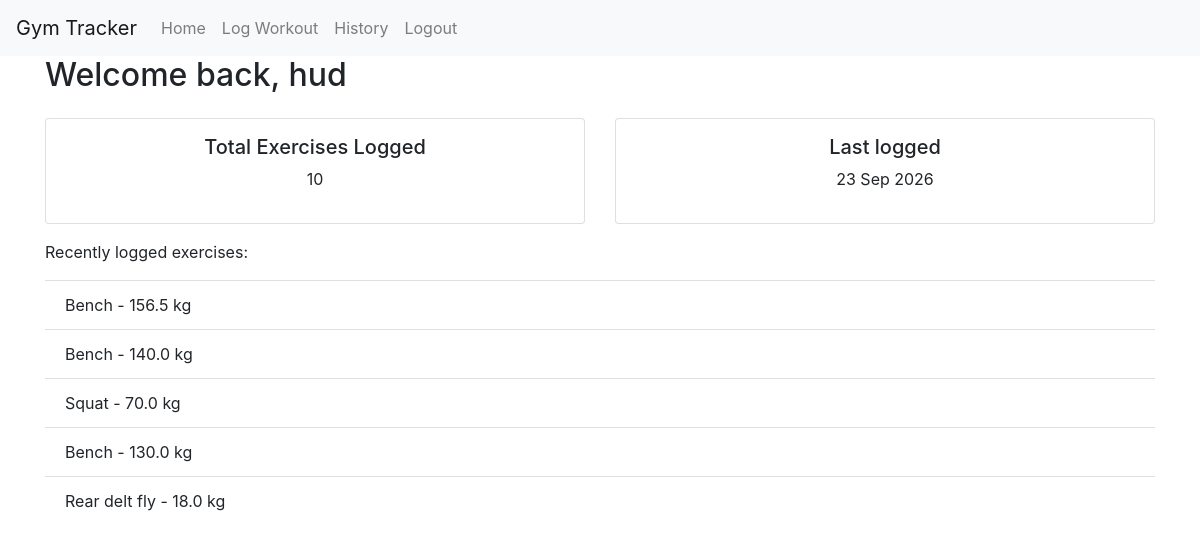
The page / (signed in) on the database its author committed.
### app/models.py (models this page shows, shortened)
class Users(db.Model, UserMixin):
        id = db.Column(db.Integer, primary_key=True)
        username = db.Column(db.String(20), unique=True)
        password = db.Column(db.String(100))

class Workout(db.Model):
      id = db.Column(db.Integer, primary_key=True)
      user_id = db.Column(db.Integer, db.ForeignKey("users.id"))
      exercise_name = db.Column(db.String(100))
      weight = db.Column(db.Float)
      sets = db.Column(db.Integer)
      reps = db.Column(db.Integer)
      date = db.Column(db.Date)

### app/__init__.py (the view)
    @app.route("/")
    def homepage():
        if current_user.is_authenticated:
            recent_workouts = Workout.query.filter_by(user_id=current_user.id).order_by(Workout.date.desc()).limit(5).all()
            total_workouts = Workout.query.filter_by(user_id=current_user.id).count()
            if total_workouts > 0:
                last_logged_date = recent_workouts[0].date.strftime("%d %b %Y")
            else:
                last_logged_date = "No workouts logged"
            return render_template("home.html", workouts=recent_workouts, total = total_workouts, last_logged=last_logged_date)
        return render_template("home.html")

### app/templates/home.html (shortened to what this page needs)
{% extends "base.html" %}
{% block content %}
{% if current_user.is_authenticated %}
<h2>Welcome back, {{current_user.username}} </h2>
<div class="row">
    <div class="col-md-6 mt-3">
        <div class="card text-center p-3">
            <h5>Total Exercises Logged</h5>
            <p class="fs-3">{{ total }} </p>
        </div>
    </div>
    <div class="col-md-6 mt-3">
        <div class="card text-center p-3">
            <h5>Last logged</h5>
            <p class="fs-3">{{ last_logged }}</p>
        </div>
    </div>
</div>
<div class="mt-3">
    <p>Recently logged exercises: </p>
    <ul class="list-group list-group-flush">
    {% for exercise in workouts %}
        <li class="list-group-item"> {{ exercise.exercise_name.capitalize() }} - {{ exercise.weight }} kg </li>
    {% else %}
        <li class="list-group-item text-muted">No workouts logged yet - head to Log Workout to get started.</li>
    {% endfor %}
    </ul>
</div>
{% endif %}
{% endblock %}

### rows shown on the page
Users: username "hud"
Workout: date "23 Sep 2026", exercise_name "Bench", weight "156.5"
Workout: exercise_name "Bench", weight "140.0"
Workout: exercise_name "Squat", weight "70.0"
Workout: exercise_name "Bench", weight "130.0"
Workout: exercise_name "Rear delt fly", weight "18.0"

### other values the page prints
{{ total }} "10"
